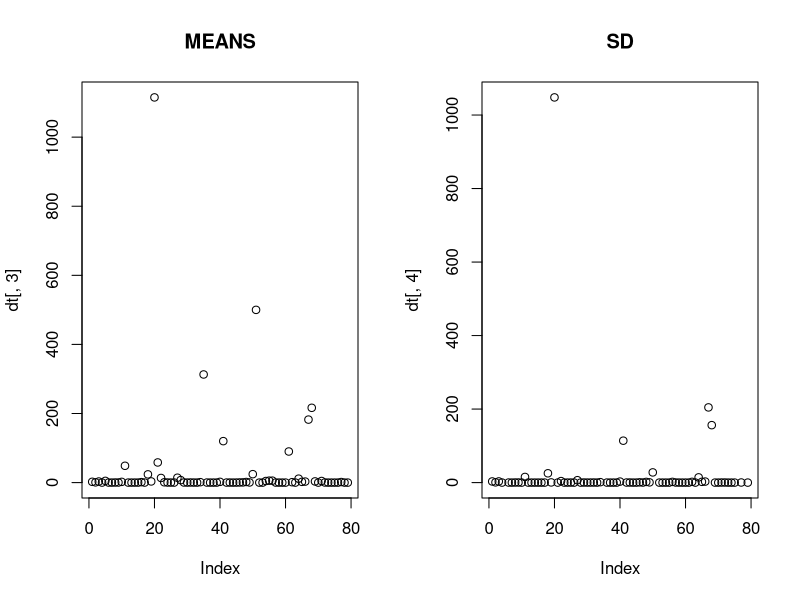
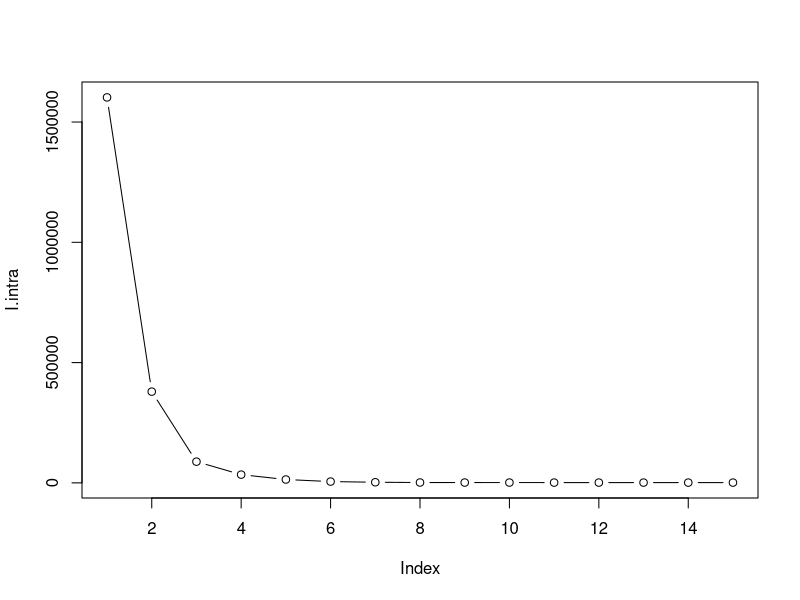
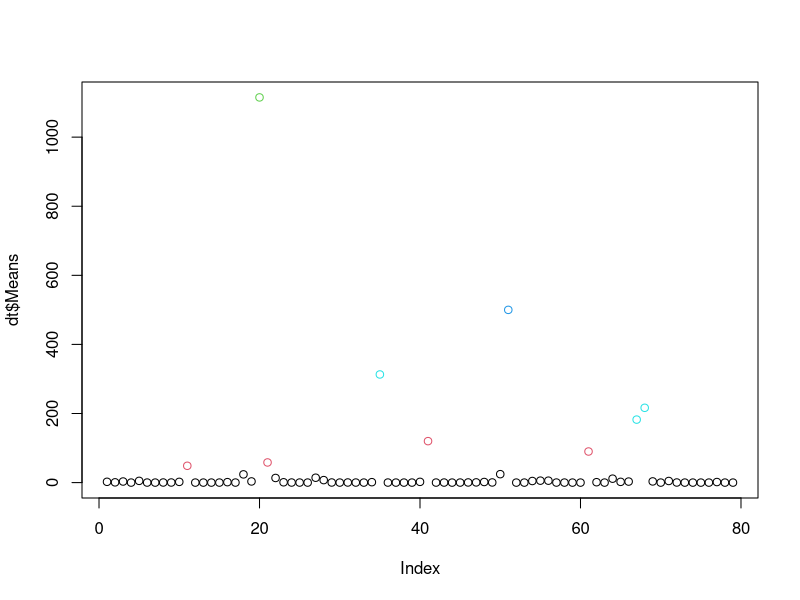
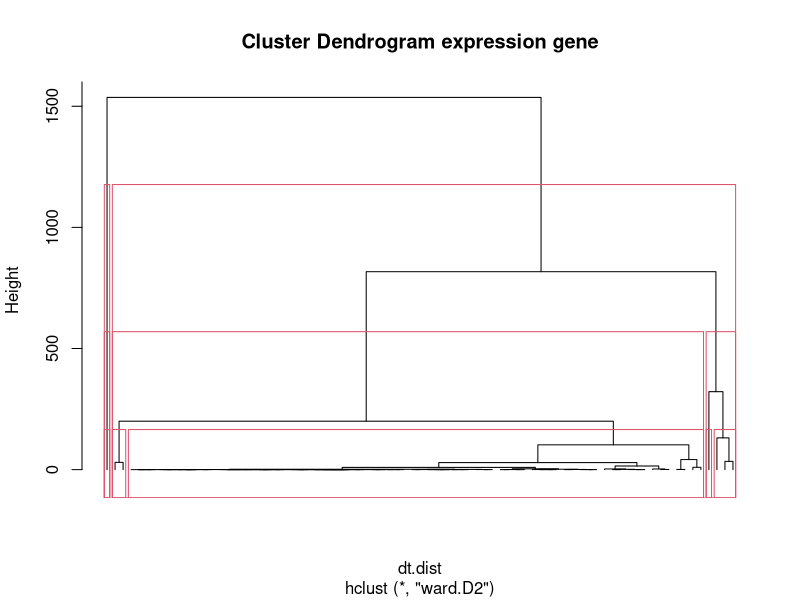
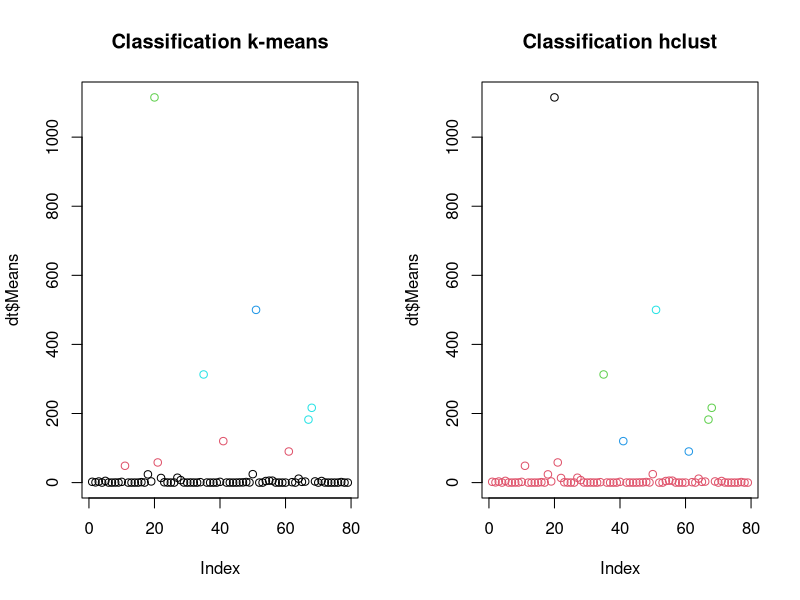

Here is the R script that generated these plots, in order:
library(skimr)

# ---- Import des donnees ----
dt = read.csv("Inhibiteurs_GPR54.dat.txt")



# ---- Visualisation des donnees ----
# 1.
dim(dt)
# 80 lignes et 16 colones Elyas : j'en ai 79 ??
summary(dt)
skimr::skim(dt$Means)
# Necessite de transformer la colone N en variable qualitative
dt[,2] = as.factor(dt[,2])

# 2.
par(mfrow = c(1,2))
plot(dt[,3], main = "MEANS")
plot(dt[,4], main = "SD")
dev.off()

# 3.
# On observe la présence d'une base de peptides donc l'activité est quasiment nulle et quelque peptide dont
# l'activité est très supérieure à 0. On ne supprime pas les valeures "extremes" car ce n'en est pas, c'est
# seulement le fait que si il n'y a pas liaison au recepteur, la moyenne sera proche de 0 et des qu'il y a
# une activite, la valeur sera tres superieur a 0



# ---- Classification des donnees ----
# Partitionnement k-means
# 1.
I.intra = vector(length=15)
for (i in 1:15) {
  I.intra[i] = kmeans(dt[,3], centers=i)$tot.withinss
}
plot(I.intra, type="b")
# On veut minimiser l'inertie intra en minimisant également le nombre de groupe, au vue de la courbe de
# l'inertie intra, le nombre optimal de groupe semble etre 5 groupes

# 2.
dt.kmeans = kmeans(dt[,3], centers=5, nstart = 3)

# 3.
plot(dt$Means, col= c(1,2,3,4,5,6)[as.factor(dt.kmeans$cluster)])
# on voit la séparation du jeu en groupes qui correspondent à des palier d'activité ici 5 paliers
# avec, pour le groupe proche de 0, les peptides sans activite donc sans liaison

# Classification hiérarchique ascendante
# 1.
dt.dist = dist(dt[,3])

# 2.
dt.hclust = hclust(dt.dist, method = "ward.D2")

# 3.
plot(dt.hclust, hang = -0.1, labels = F, main = "Cluster Dendrogram expression gene")
rect.hclust(dt.hclust, k = 2)
rect.hclust(dt.hclust, k = 3)
rect.hclust(dt.hclust, k = 5)

# 4.
dt.cut = as.factor(cutree(dt.hclust, k = 5))


# Comparaison des deux méthodes
# 1.
table(dt.cut, as.factor(dt.kmeans$cluster))

# 2.
par(mfrow=c(1,2))
plot(dt$Means, col= c(1,2,3,4,5)[as.factor(dt.kmeans$cluster)], main = "Classification k-means")
plot(dt$Means, col= c(2,1,3,4,5)[dt.cut], main = "Classification hclust")
# On remarque une bonne corrélation entre hclust et kmeans excepté pour deux individus (les plus proche de 0)
# qui sont mis dans le groupe inactif par hclust

# Nous voyons donc que nous pouvons séparer nos peptide en differents groupes et donc observer une différence entre les peptide sans activité
# de ceux présentant une activité, donc une liaison au recepteur GPR54. Il est donc maintenant possible d'étudier la différences de séquence
# entre le groupe basale par rapport aux groupes présentant une activitée

# 3.
summary(dt[which(dt.cut == dt.cut[1]),5:16])
summary(dt[which(dt.cut != dt.cut[1]),5:16])

# Nous pouvons eliminer des positions d'interet: AA4, AA6, AA7, AA8, C.ter car ces position ne présente soi aucune différence entre les peptides
# liés et ceux non liés soi un profil similaire
# En revanche on remarque que pour les positions AA1, AA5, AA9, AA10 l'acide amine est a chaque fois identique pour tout les peptides lie donc pourrait des
# position conserve entre les peptides necessaire a leur liaison au recepteur et il est difficile de comparer les position N.ter, AA2, AA3 qu'il faudrait
# visualiser au cas par cas, nous les conservons donc dans notre liste de position potentielle qui est donc composé de N.ter, AA1, AA2, AA3, AA5, AA9, AA10
# Pour voir si ces positions sont vraiment essentielles, nous allons réaliser un apprentissage se basant sur ces positions et prédsant si un peptide appartient
# à la classe sans activite ou si elle appartient à celle des peptides lies au recepteur.



# ---- Apprentissage sur les donnees ----

# -- Creation d'une sequence consensus --
# Creation d'une liste contenant les tables de frequence à chaque position
Diff_element = apply(dt[,5:16], 2, table)

# Creation d'un vecteur null
Consensus = vector()

# On va entrer à chaque position de la sequence l'element majoritaire dans le jeu

# On va parcourir notre liste de table
for ( i in seq_along(Diff_element)){
  # Chaque table est enregistrée dans un df temporaire
  tmp = as.data.frame(Diff_element[[i]])
  # Les elements de la première colonne sont transformer en character pour
  # tester le matching
  tmp$Var1 <- as.character(tmp$Var1)
  # Les elements de la deuxième colonne sot convertie en valeur numérique
  tmp$Freq <- as.numeric(tmp$Freq)
  # Chaque ieme element de consensus va contenir l'element dont la freq est la
  # plus importante, ie l'element majoritaire
  Consensus[i] = tmp[which(tmp$Freq == max(tmp$Freq)),1]
}


# -- Creation d'une table contenant les séquences sous forme de character --
# Creation d'une table de sequence
table_de_seq = apply(dt[,5:16], 2, as.character)


# -- Creation d'une matrice de similarité pour l'apprentissage --
# Creation d'une matrice de 0, avec une nombre de lignes egale au nombre de libre du jeu de donnees
# et de 12 colonnes pour les 12 elements de la séquence
matching_matrix = as.data.frame(matrix(0, ncol = 12, nrow = dim(dt)[1]))
# On va nommer les colonnes de cette matrice
colnames(matching_matrix) = colnames(dt[,5:16])

# On va parcourir les cases [i,j] de la matrice et mettre 1 dans celle-ci si le j element de la sequene
# de la ieme ligne du jeu different du consensus
# On parcours les colonnes de la matrice des differences
for ( j in 1:12 ){
  # Puis ces lignes
  for ( i in 1:dim(matching_matrix)[1]){
    # Si l'element de le sequence du jeu de donnée diffère du consensus
    if ( table_de_seq[i,j] != Consensus[j]){
      # On lui attribue la valeur 1
      matching_matrix[i,j] = 1
    }
  }
}


# -- Creation d'une matrice frequence proche d'une pssm --

# Creation d'une matrice de frequence contenant des zero
freq_mat = as.data.frame(matrix(0, ncol = 12, nrow = dim(dt)[1]))
# On va nommer les colonnes de cette matrice
colnames(matching_matrix) = colnames(dt[,5:16])


# On va parcourir les cases [i,j] de la matrice et mettre dans celle-ci la frequence de l'element
# en position [i,j] relativement à la colonne j ( les frequence des element sont relatives aux elements
# de leur colonnes, donc la frequence en jème position dans la sequence )

# On parcours les colonnes de la matrice des frequnces
for ( j in 1:12 ){
  # Puis ses lignes
  for ( i in 1:dim(freq_mat)[1]){
    # Chaque table est enregistrée dans un df temporaire
    tmp = as.data.frame(Diff_element[[j]])
    # Les elements de la première colonne sont transformer en character pour
    # retrouver sa frequence
    tmp$Var1 <- as.character(tmp$Var1)
    # Les elements de la deuxième colonne sot convertie en valeur numérique puis divisé
    # par le nombre de lignes de la table de sequence
    tmp$Freq <- as.numeric(tmp$Freq)/dim(dt)[1]
    # On enregistre la frequence de l'element en position i,j dans la matrice de frequence
    # en position i,j
    freq_mat[i,j] = tmp[which(tmp$Var1 == table_de_seq[i,j]),2]
  }
}

# -- Creation de groupe pour la classification --
# - Groupe dichotimique selon dt$Means -
# Un valeur seuil est enregistrée ( ici la médiane a été choisie, tester avec différente valeurs, ex :
# different quartiles, appartenant au cluster1 / exterieur au cluster1...[ Ici on changerai le seuil
# et la colonne a tester [ avant ajouter une colonne avec le cluster ] ])
seuil = 0.2867

# Le groupe 0 contiendra les individus dont la valeur d'activité est inférieur à la medianne
groupe0 = rep(0,dim(dt)[1])
groupe0[which(dt$Means <= seuil)] = 1
# Le groupe 1 contiendra les individus dont la valeur d'activité est strictement supérieur à la medianne
groupe1 = rep(0,dim(dt)[1])
groupe1[which(dt$Means > seuil)] = 1
# On joint ces deux groupes
groupe = cbind(groupe0,groupe1)

# -- Creation de plusieurs groupe --
# - Utilisation de nnet -
library(nnet)

# Observation sans split dans un premier temps
performanceVal <- function(ConfTable){
  Spe = ConfTable[2,2]/sum(ConfTable[,2])
  Sen = ConfTable[1,1]/sum(ConfTable[,1])
  Acc = (ConfTable[1,1]+ConfTable[2,2]) /sum(ConfTable)
  Err = (ConfTable[1,2]+ConfTable[2,1]) /sum(ConfTable)
  MyPerf = as.data.frame(cbind(Spe, Sen, Acc, Err))
  return(MyPerf)
}

# Evaluation avec la Matching Matrix
net.dt_ecart = nnet(matching_matrix, groupe, size = 50, maxit = 1000, softmax  =  T)
x = predict(net.dt_ecart, matching_matrix)
ConfTab = table( round(x)[,2], groupe[,2])
PerfMatch = performanceVal(ConfTable = ConfTab)
ConfTab
PerfMatch

# Evaluation avec la Frequence  Matrix
net.dt_freq = nnet(freq_mat, groupe, size = 50, maxit = 1000, softmax  =  T)
x = predict(net.dt_freq, freq_mat)
ConfTab = table( round(x)[,2], groupe[,2])
PerfFreq = performanceVal(ConfTable = ConfTab)
ConfTab
PerfFreq

# On constate que l'utilisation d'une matrice de frequence permet une meilleur distinction,
# Elle est porteuse de plus d'information


# -- Spitting des données --
seed = runif(1,1,10000)
set.seed(191.0967) # 43, 44, 300, 191.0967, 114.3176
seed
Index = sample(79, 30)
Freq_train = freq_mat[-Index,]
Freq_test = freq_mat[Index,]
Match_train = matching_matrix[-Index,]
Match_test = matching_matrix[Index,]
groupe_train = groupe[-Index,]
groupe_test = groupe[Index,]

# -- training avec nnet --
# - Evaluation avec la Matching Matrix -
# 43, 44, 300, 191.0967, 114.3176
net.dt_ecart = nnet(Match_train, groupe_train, size = 50, maxit = 1000, softmax  =  T)

# Mesure des perfs sur le train
x = predict(net.dt_ecart, Match_train)
ConfTab = table( round(x)[,2], groupe_train[,2])
PerfMatch_train = performanceVal(ConfTable = ConfTab)
ConfTab
PerfMatch_train

# Mesure des perfs sur le test
x = predict(net.dt_ecart, Match_test)
ConfTab = table( round(x)[,2], groupe_test[,2])
PerfMatch_test = performanceVal(ConfTable = ConfTab)
ConfTab
PerfMatch_test

# ---- Evaluation avec la Frequence  Matrix ----
# seed 300
net.dt_freq = nnet(Freq_train, groupe_train, size = 50, maxit = 1000, softmax  =  T)
# Mesure des perfs sur le train
x = predict(net.dt_freq, Freq_train)
ConfTab = table( round(x)[,2], groupe_train[,2])
PerfFreq_train = performanceVal(ConfTable = ConfTab)
PerfFreq_train
# Mesure des perfs sur le test
x = predict(net.dt_freq, Freq_test)
ConfTab = table( round(x)[,2], groupe_test[,2])
PerfMatch_test = performanceVal(ConfTable = ConfTab)
PerfMatch_test
